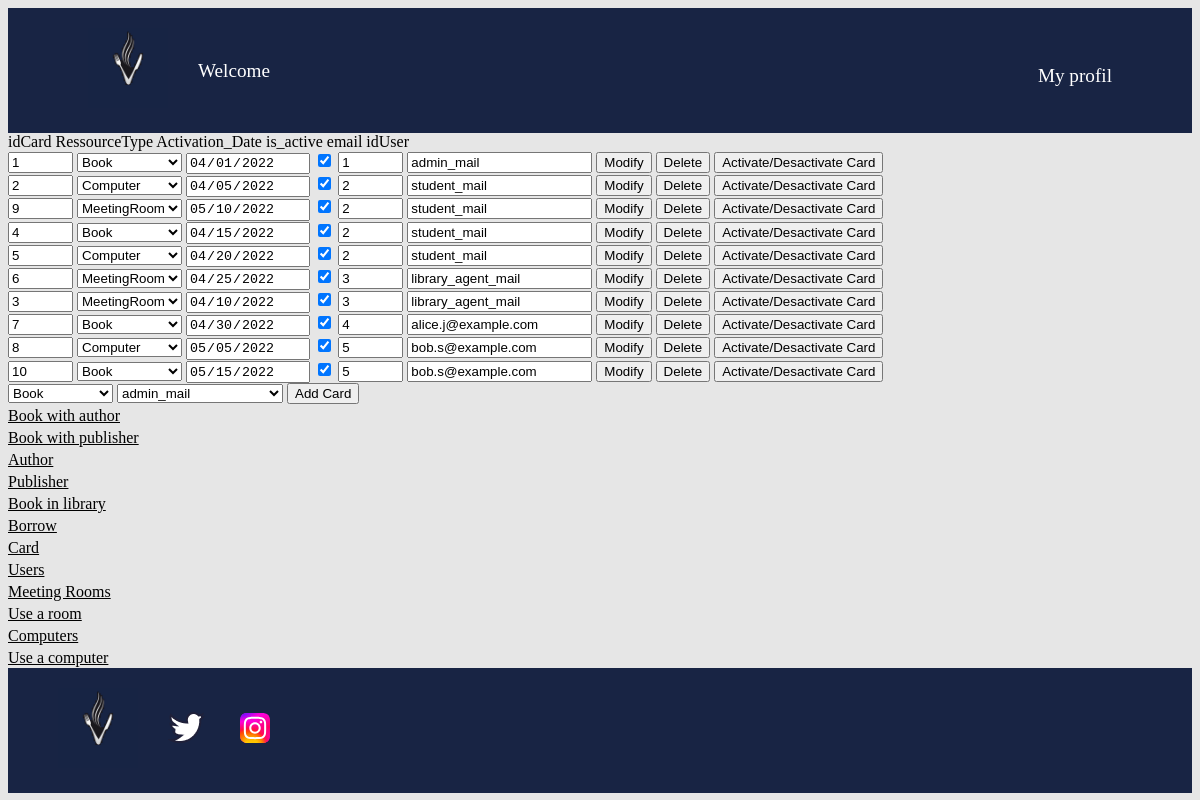
Before: /admin_card.php (signed in) with the older database file.
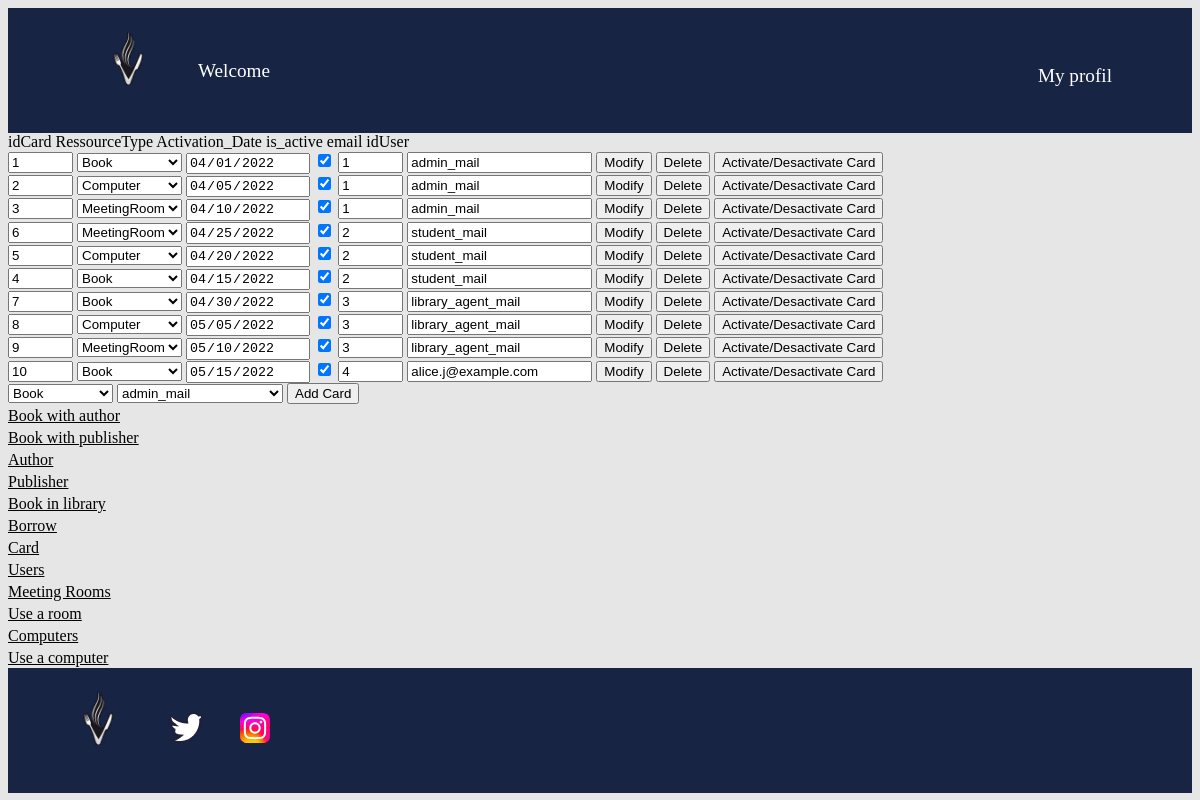
After: the same page with the newer database file.
### tables this page shows
CREATE TABLE Card (
    idCard INT PRIMARY KEY AUTO_INCREMENT,
    RessourceType VARCHAR(50) CHECK (RessourceType IN ('Book', 'Computer', 'MeetingRoom')),
    Activation_Date DATE,
    is_active BOOLEAN,
    idUser INT,
    CONSTRAINT fk_User
        FOREIGN KEY (idUser) 
        REFERENCES Users(idUser) ON DELETE CASCADE
);

CREATE TABLE Users (
    idUser INT PRIMARY KEY AUTO_INCREMENT,
    profil VARCHAR(50) NOT NULL CHECK (profil IN ('Administrator', 'Library Agent', 'Student')),
    first_name VARCHAR(50),
    last_name VARCHAR(50),
    email VARCHAR(50) UNIQUE,
    postal_address VARCHAR(50),
    phone_number VARCHAR(50),
    username VARCHAR(50),
    password VARCHAR(50),
    is_registered BOOLEAN
);

### admin_card.php (the view, shortened to what this page needs)
<!DOCTYPE html>
<html lang="en">
<head>
    <link href="login.css" rel="stylesheet">
</head>
<?php include "header.php"; ?>
<body>
<?php
$DB_USERNAME = $_SESSION['DB_USERNAME'];
$DB_PASSWORD = $_SESSION['DB_PASSWORD'];
$DB_SERVER = $_SESSION['DB_SERVER'];
$DB_NAME = $_SESSION['DB_NAME'];
$conn = mysqli_connect($DB_SERVER, $DB_USERNAME, $DB_PASSWORD, $DB_NAME) or die("ERROR: Unable to connect. " . mysqli_connect_error());
$query = "SELECT  idCard,RessourceType,Activation_Date,is_active,email,Card.idUser
          FROM Card
          JOIN Users
          ON Card.idUser=Users.idUser ORDER BY idUser ASC;";
$result = mysqli_query($conn, $query);
$userQuery = "SELECT idUser,email
              FROM Users;";
$userResult = mysqli_query($conn, $userQuery);
$users = [];
while ($userData = mysqli_fetch_assoc($userResult)) {
    $users[] = $userData;
}
echo "
    <tr>
      <td>" . 'idCard' . "</td>
      <td>" . 'RessourceType' . "</td>
      <td>" . 'Activation_Date' . "</td>
      <td>" . 'is_active' . "</td>
      <td>" . 'email' . "</td>
      <td>" . 'idUser' . "</td>
    </tr>
";
while ($rowData = mysqli_fetch_assoc($result)) {
    $idCard = $rowData['idCard'];
    $RessourceType = $rowData['RessourceType'];
    $Activation_Date = $rowData['Activation_Date'];
    $is_active = $rowData['is_active'];
    $email = $rowData['email'];
    $idUser = $rowData['idUser'];
    echo "
      <tr>
        <td>
          <form method='POST' name='admin_book' >
            <input type='text' name='idCard'  value='$idCard' readonly size='5'>
            <select name='RessourceType'>
            <option value='$RessourceType'>$RessourceType</option>
            ";
            echo "
            </select>
            <input type='date' name='Activation_Date' value='$Activation_Date' readonly>
            <input type='checkbox' name='is_active' value='$is_active' " . ($is_active ? 'checked' : '') . ">
            <input type='text' name='idUser' value='$idUser' readonly size='5'>
            <input type='text' name='email' value='$email' readonly>
            <input type='submit' value='Modify'>
            <button type='submit' name='action' value='delete_card'>Delete</button>
            <button type='submit' name='action' value='desactivate_activate_card'>Activate/Desactivate Card</button>
          </form>
        </td>
      </tr>
";
}
echo "
    <form method='POST' name='add_card'>
        <select name='RessourceType'>
        <option value='Book'>Book</option>
        <option value='Computer'>Computer</option>
        <option value='MeetingRoom'>MeetingRoom</option>
        </select>
        <select name='idUser'>;
        ";
        foreach ($users as $user) {
          $idUser = $user['idUser'];
          $email = $user['email'];
          echo "<option value='$idUser'>$email</option>";
        }
        echo "
        </select>
        <input type='hidden' name='action' value='add_card'>
        <input type='submit' value='Add Card'>
    </form>
";
?>
</body>
</html>

### header.php (shortened to what this page needs)
<head>
    <link href="style.css" rel="stylesheet" >
</head>
<header>
    <nav>
        <div class="headerNav">
            <div class="leftHeaderLink">
                <a href="login.php">
                    <img src="images/logo.jpg" alt="Logo Site" height='80' width='80'>
                </a>
                <div class="leftHeaderText">
                    <a href="login.php">Welcome</a>
                </div>
            </div>
            <div class="rightHeader">
                    <?php
                    if(isset($_SESSION["email"])){
                        echo '<a href="login.php">My profil</a>';
                    }
                    ?>
            </div>
        </div>
    </nav>
</header>

### style.css (style rules this page uses)
body { background-color: #e6e6e6; }
a { color: white; text-decoration: none; font-size: 1.2em; }
header, footer { background-color: #182444; padding: 20px 50px; }
.headerNav { width: 100%; display: flex; align-items: center; }
.leftHeaderLink { display: flex; justify-content: center; align-items: center; }
.rightHeader { display: flex; padding-top: 1%; margin-left: auto; }
.lien-icone { margin-left: 30px; }
footer, nav { display: flex; align-items: center; clear: right; clear: left; }
nav a { margin-left: 30px; }

Changed rows visible on the page:
changed card id 2: idUser "2" → "1"; email "student_mail" → "admin_mail"
changed card id 3: idUser "3" → "1"; email "library_agent_mail" → "admin_mail"; moves up the list
changed card id 6: idUser "3" → "2"; email "library_agent_mail" → "student_mail"; moves up the list
shown differently, row unchanged: card id 5: moves down the list
changed card id 7: idUser "4" → "3"; email "alice.j@example.com" → "library_agent_mail"
changed card id 8: idUser "5" → "3"; email "bob.s@example.com" → "library_agent_mail"
changed card id 9: idUser "2" → "3"; email "student_mail" → "library_agent_mail"; moves down the list
changed card id 10: idUser "5" → "4"; email "bob.s@example.com" → "alice.j@example.com"
